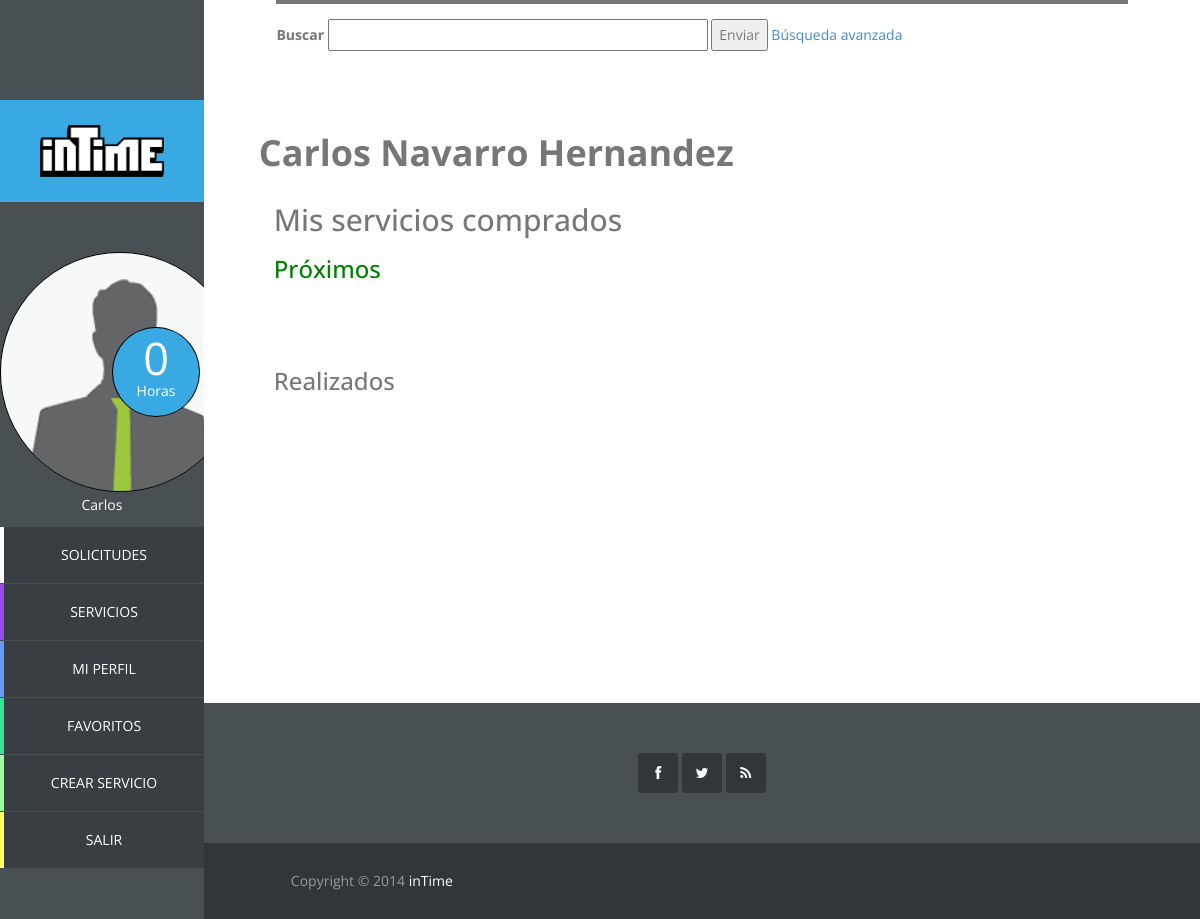
Screenshot of /vista/perfil_usuario.php (signed in) with the database file from the repository.
### tables this page shows
CREATE TABLE IF NOT EXISTS `usuario` (
  `id_usuario` int(11) NOT NULL AUTO_INCREMENT,
  `correo` varchar(40) NOT NULL,
  `nombre` varchar(20) NOT NULL,
  `apellidos` varchar(40) NOT NULL,
  `direccion` varchar(80) NOT NULL,
  `horas_usuario` int(11) NOT NULL,
  `foto_usuario` varchar(20) DEFAULT NULL,
  `pass` char(128) NOT NULL,
  `salt` char(128) NOT NULL,
  `vio_sol_recibidas` datetime NOT NULL,
  `vio_sol_enviadas` datetime NOT NULL,
  PRIMARY KEY (`id_usuario`),
  UNIQUE KEY `correo` (`correo`)
);

### modelo/usuario.php (called while the page is built, shortened)
<?php
	class Usuario {
		private $id;
		private $nombre;
		private $apellidos;
		private $horas;
		private $foto;
		public function __construct($id, $correo, $nombre, $apellidos, $direccion, $horas, $foto, $pass, $salt) {
			$this->id = $id;
			$this->nombre = $nombre;
			$this->apellidos = $apellidos;
			$this->horas = $horas;
			$this->foto = $foto;
		}
		public function getId(){
			return $this->id;
		}
		public function getNombre(){
			return $this->nombre;
		}
		public function getApellidos(){
			return $this->apellidos;
		}
		public function getHoras(){
			return $this->horas;
		}
		public function getFoto(){
			return $this->foto;
		}
	}

### controlador/op_base_datos.php (called while the page is built, shortened)
<?php
class Mysql{
	protected $host="localhost";
	protected $user="root";
    protected $clave="";
	protected function conectar(){
        $this->conexion=mysqli_connect($this->host,$this->user,$this->clave);
    }
}

### controlador/op_base_datos_usuario.php (called while the page is built, shortened)
<?php
require_once '../controlador/op_base_datos.php';
class MysqlUsuario extends Mysql {
	public function conseguirUsuarioById($id){
		$pst = $this->conexion->prepare("select * from usuario where id_usuario = ?");
		$pst->bind_param("s", $id);
		$pst->execute();
		$pst->bind_result($id_usuario, $correo, $nombre, $apellidos, $direccion, $horas, $foto, $pass, $salt,
			$vio_sol_recibidas, $vio_sol_enviadas);
		$usuario = NULL;
		if($pst->fetch()){
			$usuario = new Usuario($id_usuario, $correo, $nombre, $apellidos, $direccion, $horas, $foto, $pass, $salt,
				$vio_sol_recibidas, $vio_sol_enviadas);
		}
		return $usuario;
	}
}

### vista/perfil_usuario.php (the view, shortened to what this page needs)
<!DOCTYPE html>
<html lang="es">
<?php
	require_once '../controlador/op_base_datos_usuario.php';
	require_once '../controlador/op_base_datos_servicio.php';
	require_once '../controlador/op_base_datos_servicio_realizado.php';
	require_once '../modelo/usuario.php';
?>
	<?php include "head.php"?>
	<body>
		<?php include "sidebar.php";
		?>
		<div id="main-content">
			<div id="templatemo">
				<div class="section-content">
					<div class="row">
						<div class="col-md-12">
							<div class="section-title">
								<div class="buscador">
									<form method="post" action="busqueda.php" accept-charset="utf-8">
										<label>Buscar</label>
										<input type="text" name="nombrebusq" size="50">
										<button type="submit" name="submit">
											Enviar
										</button>
										<a href="busqueda.php">Búsqueda avanzada</a>
									</form>
								</div>
							</div>
						</div>
						<h1 id='nombre-principal'><?php echo $usuario->getNombre()." ".$usuario->getApellidos(); ?></h1>
					</div>
					<div class="cuerpo">
						<h2>Mis servicios comprados</h2>
						<div class="lista-serv" id="proximos">
							<h3><span class="verde">Próximos</span></h3>
						</div>
						<div class="lista-serv" id="realizados">
							<h3>Realizados</h3>
						</div>
					</div>
				</div>
			</div>
			<?php include 'footer.php'
			?>
		</div>
	</body>
</html>

### vista/sidebar.php (shortened to what this page needs)
<?php
$dir = $_SERVER["REQUEST_URI"];
$array = explode("/", $dir);
$n = count($array);
?>
	<div id="main-sidebar">
		<?php
		if($array[$n-1] == "index.php" || $array[$n-1] == ""){
		?>
		<div class="logo">
			<a href="index.php"><img src="vista/images/logo.png"/></a>
		</div>
		<ul class="main-menu">
			<li class="services">
				<a href='vista/mostrar_servicios.php'>servicios</a>
			</li>
			<li class="about">
				<a href="vista/sobrenosotros.php">sobre nosotros</a>
			</li>
			<li class="contact">
				<a href="vista/contacto.php">contacto</a>
			</li>
		</ul>
		<?php
		}else {
			require_once '../controlador/op_base_datos_usuario.php';
			require_once '../controlador/op_base_datos_servicio.php';
			require_once '../modelo/usuario.php';
			if(isset($_SESSION['login_usuario']) && $_SESSION['login_usuario']){
				$usuario = $_SESSION['usuario'];
				$BDD = new MysqlUsuario();
				$usuario = $BDD->conseguirUsuarioById($usuario->getId());
		?>
				<div class="logo">
					<a href="perfil_usuario.php">
						<img src="images/logo.png"/>
					</a>
				</div>
				<div class="navigation-log-in">
					<ul class="main-menu">
						<div class="circle-text">
							<div class="contador">
									<?php echo $usuario->getHoras() ?>
							</div>
							<p>Horas</p>
						</div>
						<?php
							if($usuario->getFoto() == NULL){
								echo "<a href='perfil_usuario.php'><img src='images/usuario/user_defect.png'></a>";
							}else{
						?>
								<a href='perfil_usuario.php'><img src='<?php echo "images/usuario/".$usuario->getFoto() ?>'></a>
						<?php
							}
						?>
						<p>
							<?php echo $usuario->getNombre();?>
						</p>
						<li class="requests">
							<a href="solicitudes.php">Solicitudes</a>
						</li>
						<li class="services">
							<a href="mostrar_servicios.php">servicios</a>
						</li>
						<li class="profile">
							<a href="perfil.php?id_usuario=<?php echo $usuario->getId() ?>">Mi Perfil</a>
						</li>
						<li class="favorites">
							<a href="favoritos.php">Favoritos</a>
						</li>
						<li class="new-job">
							<a href="crearservicio.php">Crear Servicio</a>
						</li>
						<li class="log-out">
							<a href="../controlador/logout.php">Salir</a>
						</li>
					</ul>
				</div>
		<?php
			}else if(isset($_SESSION['login_admin']) && $_SESSION['login_admin']) {
		?>
				<div class="logo">
					<a href="perfil_admin.php"><img src="images/logo.png"/></a>
				</div>
				<div class="navigation-log-in">
					<ul class="main-menu">
						<div class="circle-text">
							<div class="contador">-</div>
							<p>Horas</p>
						</div>
						<img src="images/admin.jpg" >
						<p> Administrador </p>
						<li class="user-list">
							<a href="usuariosadmin.php">Lista Usuarios</a>
						</li>
						<li class="service-list">
							<a href="serviciosadmin.php">Lista Servicios</a>
						</li>
						<li class="log-out">
							<a href="../controlador/logout.php">Salir</a>
						</li>
					</ul>
				</div>
		<?php
			}
		?>
		<?php
		}
		?>
	</div>

### vista/css/templatemo_style.css (style rules this page uses)
.main-menu, .responsive-menu ul, .social-member, .progess-bars, .first-footer .social-footer ul { padding: 0%; margin: 0%; list-style: none; }
body { font: 14px/1.85em 'Open Sans', Arial, Helvetice Neue, sans-serif; color: #777777; font-weight: 300px; font-style: normal; -webkit-font-smoothing: antialiased; -webkit-text-size-adjust: 100%; }
a, a:hover, a:focus { text-decoration: none; -webkit-transition: all 150ms ease-in; -moz-transition: all 150ms ease-in; -o-transition: all 150ms ease-in; transition: all 150ms ease-in; }
h1, h2, h3, h4, h5, h6 { font-family: 'Open Sans', Arial, Helvetice Neue, sans-serif; }
*, *:before, *:after { -moz-box-sizing: border-box; -webkit-box-sizing: border-box; box-sizing: border-box; }
#main-content, .full-width-slider { width: 83%; }
.section-content { padding: 0 7%; margin-bottom: 100px; height: 200%; }
.section-title { border-top: 4px solid; margin-bottom: 80px; }
div.buscador { position: relative; width: 78%; margin-top: 15px; }
#main-sidebar { position: fixed; float: left; width: 17%; height: 100%; background-color: #495054; color: white; margin-right: 0px; overflow: auto; }
.logo { margin-top: 100px; background-color: #38a9e3; padding: 25px 40px; }
.logo a { color: white; }
.logo a img { width: 100%; height: 100%; }
.main-menu { text-align: center; }
.main-menu li { margin-bottom: 1px; }
.main-menu li a { color: white; text-transform: uppercase; display: block; border-left: 4px solid; padding: 15px 30px; background-color: #383e41; -webkit-transition: all 150ms ease-in; -moz-transition: all 150ms ease-in; -o-transition: all 150ms ease-in; transition: all 150ms ease-in; }
li.services a { border-color: #974dea; }
li.profile a { border-color: #6699FF; }
li.new-job a { border-color: #99FF99; }
li.log-out a { border-color: #FFFF66; }
li.favorites a { border-color: #38e395; }
.navigation-log-in { padding-top: 50px; }
.navigation-log-in img { border: 1px solid black; border-radius:120px; width: 240px; height: 240px; }
#main-content { float: left; width: 83%; height: 100%; margin-left: 17%; overflow: hidden; }
span.verde { color: green; }
.cuerpo { min-height: 400px; }
.perfil h1,h3 { padding-left:25px; }
div#realizados h3 { padding-left: 0px; }
div#proximos { margin-bottom: 10%; }
div#proximos h3 { padding-left: 0px; }
#nombre-principal { font-weight: bold; }
.circle-text { position: absolute; width: 43%; margin-left: 55%; margin-top: 37%; }
.circle-text:after { content: ""; display: block; width: 100%; height:0; padding-bottom: 100%; background: #38a9e3; -moz-border-radius: 50%; -webkit-border-radius: 50%; border-radius: 50%; border: 1px solid black; }
.circle-text p { position: absolute; float: left; width: 100%; padding-top: 73%; line-height: 1em; margin-top: -0.5em; text-align: center; color: white; }
.circle-text div { position: absolute; width: 100%; padding-top: 35%; line-height: 1em; margin-top: -0.5em; text-align: center; color: white; font-size: 45px; }

### rows the page displays
usuario: horas_usuario "0", nombre "Carlos", apellidos "Navarro Hernandez"
